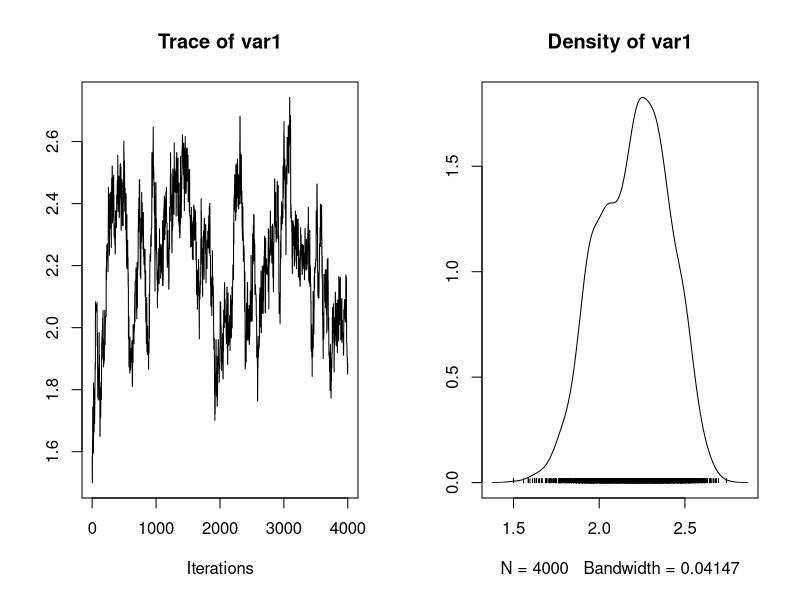
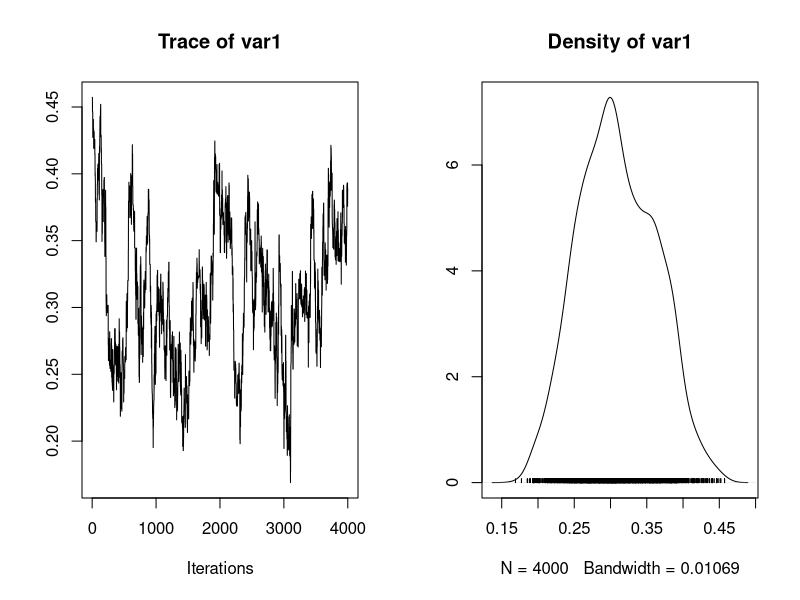
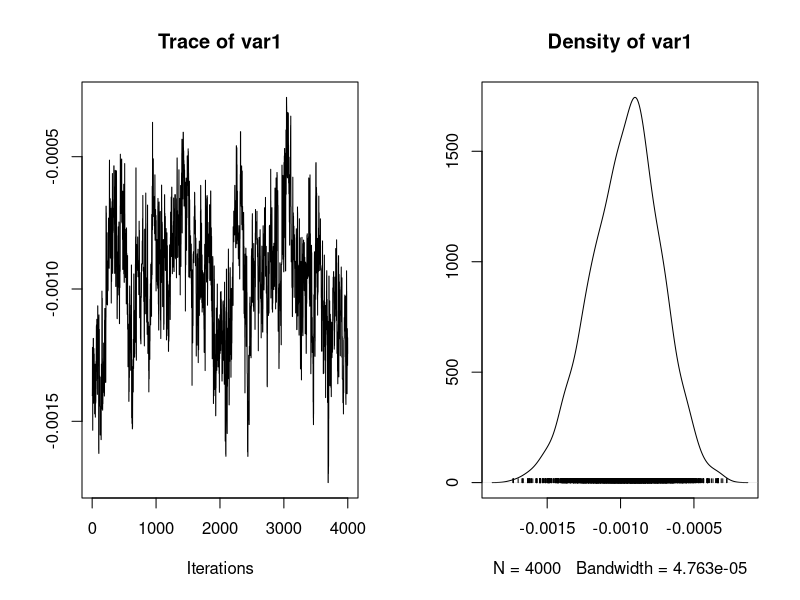
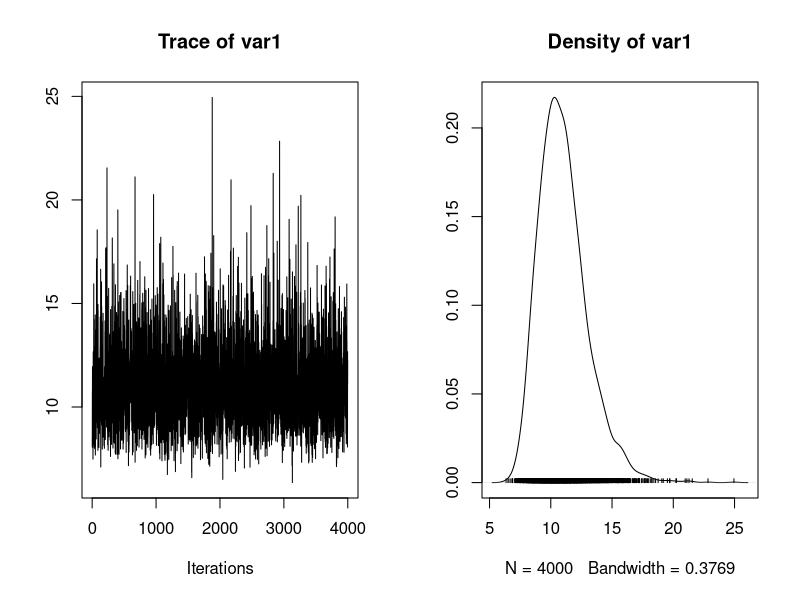
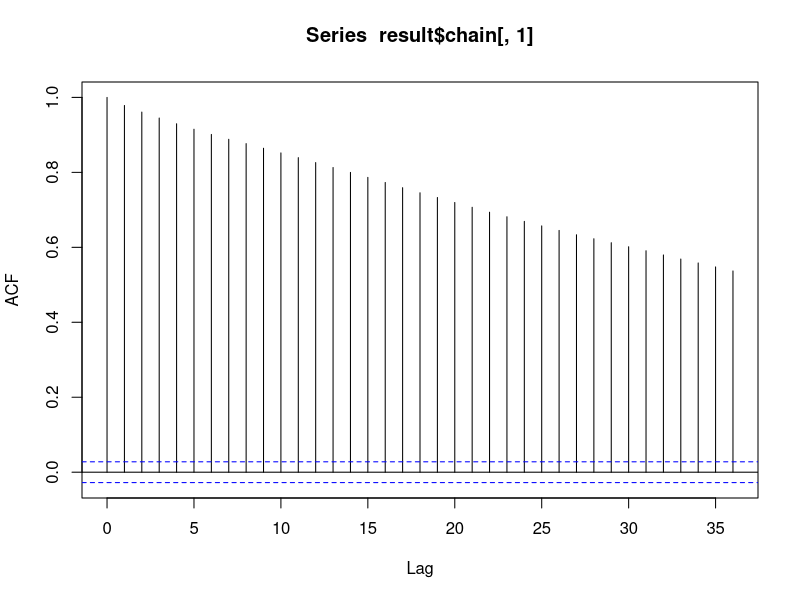
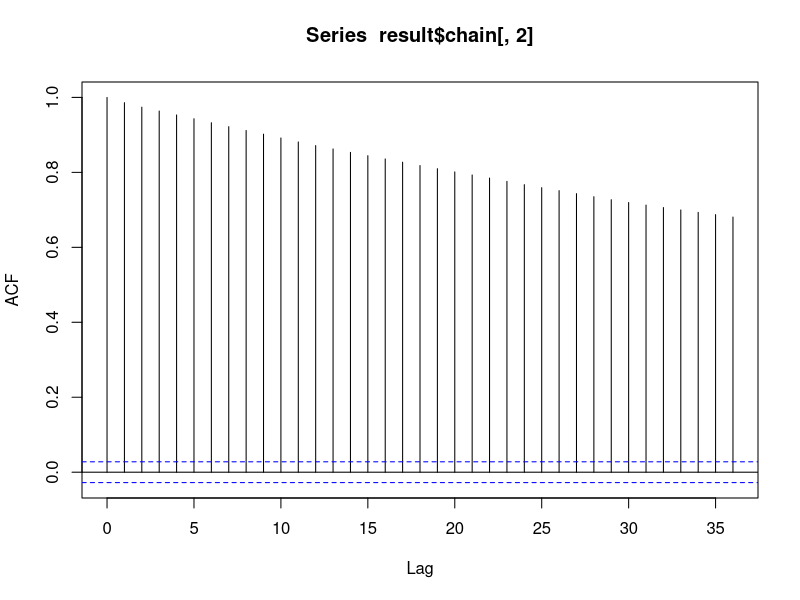
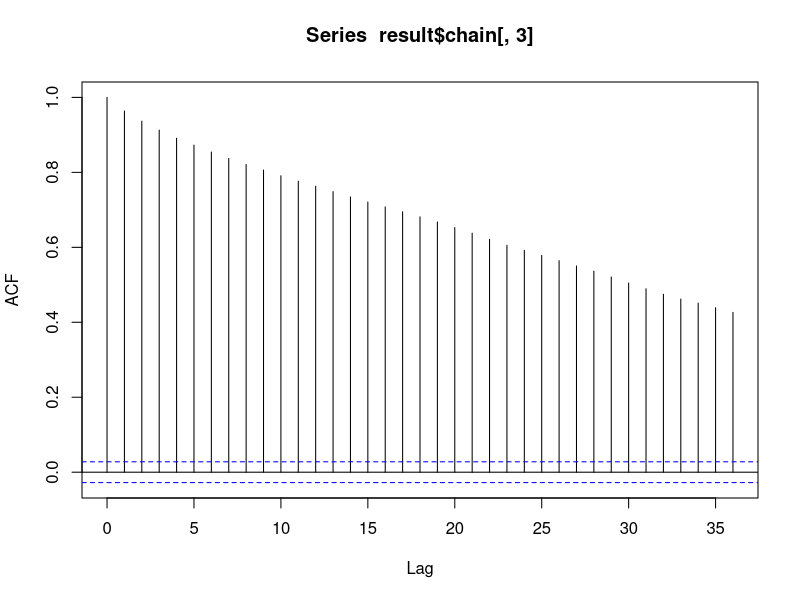
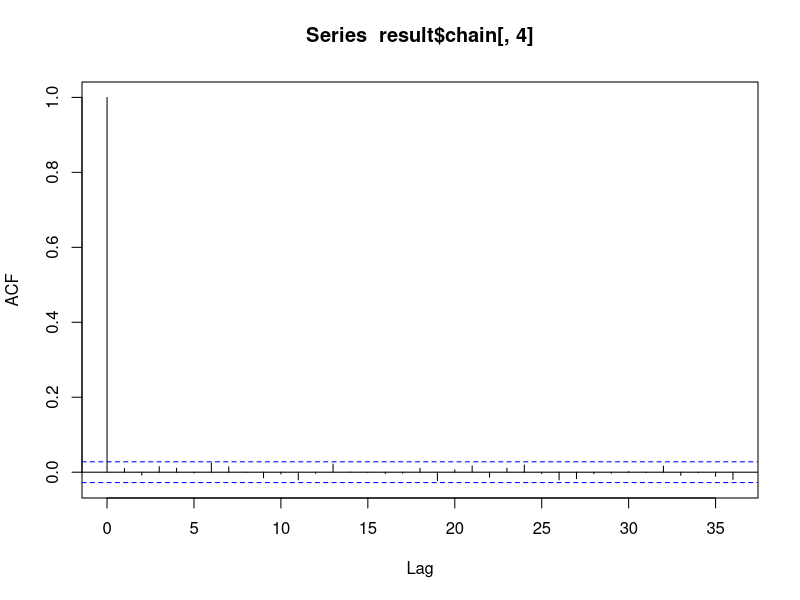

The R source for these figures, in order:
## ---- chunk 1
Ndoses <- 6                                          # Number of doses
Nplates <- 3                                         # Number of plates
y <- structure(c(15, 16, 16, 27, 33, 20, 21, 18, 26, # Number of revertant colonies measured
                 41, 38, 27, 29, 21, 33, 60, 41, 42), .Dim = c(6, 3))
x <- c(0, 10, 33, 100, 333, 1000)                    # Dose of quinoline (in \mu g per plate)
## ---- chunk 2
alpha <- 0
beta <- 0
gamma <- 0
tau <- 0.1
lambda <-structure(c(0, 0, 0, 0, 0, 0, 0, 0, 0, 0, 0, 0, 0, 0, 0, 0, 0, 0), 
                   .Dim = c(6, 3))
## ---- chunk 3
model <- function(Ndoses, Nplates, x, y, alpha, beta, gamma, tau, lambda, 
                  nchain, prop_sd){
  ## Hyperparameters
  alpha.sigma2 <- 1/.000001
  beta.sigma2 <- 1/.000001
  gamma.sigma2 <- 1/.000001
  tau.xi <- .001
  tau.phi <- .001
  ## Initialization
  mu <- matrix(NA, nrow = Ndoses, ncol = Nplates)
  mu.candidate <- matrix(NA, nrow = Ndoses, ncol = Nplates)
  chain <- matrix(NA, nrow = nchain + 1, ncol = 4)
  colnames(chain) <- c("alpha", "beta", "gamma", "sigma")
  chain[1,] <- c(alpha, beta, gamma, tau)
  
  ## Acceptation proba 
  prob_alpha <- 0
  prob_beta <- 0
  prob_gamma <- 0
  
  ## Update
  for(k in 1:nchain){
    tau.shape <- tau.xi + (1/2)*Ndoses*Nplates
    tau.rate <- 1/(tau.phi) + ((1/2)*sum(lambda**2))
    tau <- rgamma(n = 1, rate = tau.rate, shape = tau.shape)
    chain[k + 1, 4] <- tau
    lambda <- structure(rnorm(n = Nplates * Ndoses, mean = 0, sd = sqrt((chain[k + 1, 4]))), .Dim = c(Ndoses, Nplates))
    
    # Metropolis-Hastings for alpha
    alpha.candidate <- rnorm(1, mean = chain[k, 1], sd = prop_sd[1])
    for(j in 1:Ndoses){
      for(i in 1:Nplates){
        mu.candidate[j, i] <- exp(alpha.candidate + chain[k, 2] * log(x[j] + 10) + chain[k, 3] * x[j] + lambda[j, i])
        mu[j, i] <- exp(chain[k, 1] + chain[k, 2] * log(x[j] + 10) + chain[k, 3] * x[j] + lambda[j, i])
      }
    }
    alpha.top <- alpha.candidate^2 / (2*alpha.sigma2) + sum(y * log(mu.candidate) - mu.candidate)
    alpha.bottom <- chain[k, 1]^2 / (2*alpha.sigma2) + sum(y * log(mu) - mu)
    alpha.ratio <- alpha.top - alpha.bottom
    if(!is.na(alpha.ratio) && log(runif(1)) < alpha.ratio){
      chain[k + 1, 1] <- alpha.candidate
      prob_alpha <- prob_alpha + 1
    } else {
      chain[k + 1, 1] <- chain[k, 1]
    }
    # Metropolis-Hastings for beta
    beta.candidate <- rnorm(1, mean = chain[k, 2], sd = prop_sd[2])
    for(j in 1:Ndoses){
      for(i in 1:Nplates){
        mu[j,i] <- exp(chain[k+1,1] + chain[k,2]*log(x[j]+10) + chain[k,3]*x[j] + lambda[j,i])
        mu.candidate[j, i] <- exp(chain[k+1,1] + beta.candidate * log(x[j] + 10) + chain[k, 3] * x[j] + lambda[j, i])
      }
    }
    beta.top <- beta.candidate^2 / (2*beta.sigma2) + sum(y * log(mu.candidate) - mu.candidate)
    beta.bottom <- chain[k, 2]^2 / (2*beta.sigma2) + sum(y * log(mu) - mu)
    beta.ratio <- beta.top - beta.bottom
    if(!is.na(beta.ratio) && log(runif(1)) < beta.ratio){
      chain[k + 1, 2] <- beta.candidate
      prob_beta <- prob_beta + 1
    } else {
      chain[k + 1, 2] <- chain[k, 2]
    }
    # Metropolis-Hastings for gamma
    gamma.candidate <- rnorm(1, mean = chain[k, 3], sd = prop_sd[3])
    for(j in 1:Ndoses){
      for(i in 1:Nplates){
        mu[j,i] <- exp(chain[k+1,1] + chain[k+1,2]*log(x[j]+10) + chain[k,3]*x[j]+lambda[j,i])
        mu.candidate[j, i] <- exp(chain[k+1, 1] + chain[k+1, 2] * log(x[j] + 10) + gamma.candidate * x[j] + lambda[j, i])
      }
    }
    gamma.top <- gamma.candidate^2 / (2*gamma.sigma2) + sum(y * log(mu.candidate) - mu.candidate)
    gamma.bottom <- chain[k, 3]^2 / (2*gamma.sigma2) + sum(y * log(mu) - mu)
    gamma.ratio <- gamma.top - gamma.bottom
    if(!is.na(gamma.ratio) && log(runif(1)) < gamma.ratio){
      chain[k + 1, 3] <- gamma.candidate
      prob_gamma <- prob_gamma + 1
    } else {
      chain[k + 1, 3] <- chain[k, 3]
    }
  }
  
  # Changement pour avoir sigma et non tau
  chain[,4] <- 1/sqrt(chain[,4])
  
  return(list(chain = chain, acc_proba = c(prob_alpha, prob_beta, prob_gamma)/nchain))
}
## ---- chunk 4
nchain <- 5000
prop_sd <-  c(.1,.02,.0002)
result <- model(Ndoses, Nplates, x, y, alpha, beta, gamma, tau, lambda, nchain, prop_sd)
## ---- chunk 5
library(coda)
chain.new <- result$chain[1001:5000,]
plot(mcmc(chain.new[,1]))
plot(mcmc(chain.new[,2]))
plot(mcmc(chain.new[,3]))
plot(mcmc(chain.new[,4]))
## ---- chunk 6
# Probabilite d'acceptation en moyenne (faut qu'il soit entre 40-50%)
mean(result$acc_proba)
## ---- chunk 7
library(stats)
acf(result$chain[,1])
acf(result$chain[,2])
acf(result$chain[,3])
acf(result$chain[,4])
## ---- chunk 8
# Lag pour éviter trop la dépendance 
chain_lag <-  matrix(NA, nrow=5001, ncol=4)
chain_lag[,1] <- lag(result$chain[,1], k=30)
chain_lag[,2] <- lag(result$chain[,2], k=30)
chain_lag[,3] <- lag(result$chain[,3], k=30)
chain_lag[,4] <- lag(result$chain[,4], k=30)

plot(mcmc(chain_lag[1000:5001,1]))
plot(mcmc(chain_lag[1000:5001,2]))
plot(mcmc(chain_lag[1000:5001,3]))
plot(mcmc(chain_lag[1000:5001,4]))
## ---- chunk 9
# Regardons maintenant la dépendance 
acf(chain_lag[,1])
acf(chain_lag[,2])
acf(chain_lag[,3])
## ---- chunk 10
chain <- result$chain[1001:4001,]
res = data.frame(
  mean = round(apply(chain, 2, mean), 4),
  sd = round(apply(chain, 2, sd), 4)
)
print(res)
